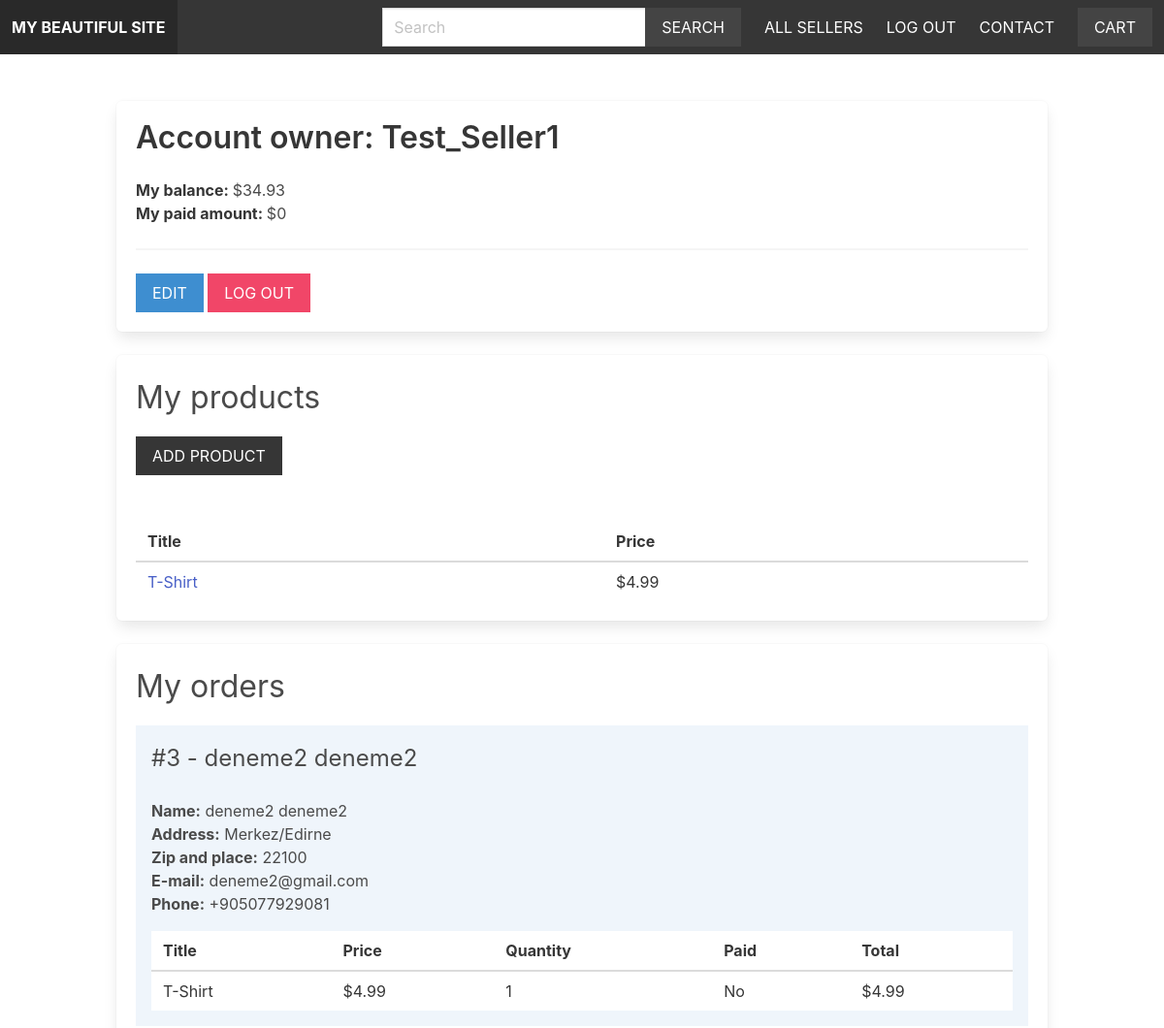
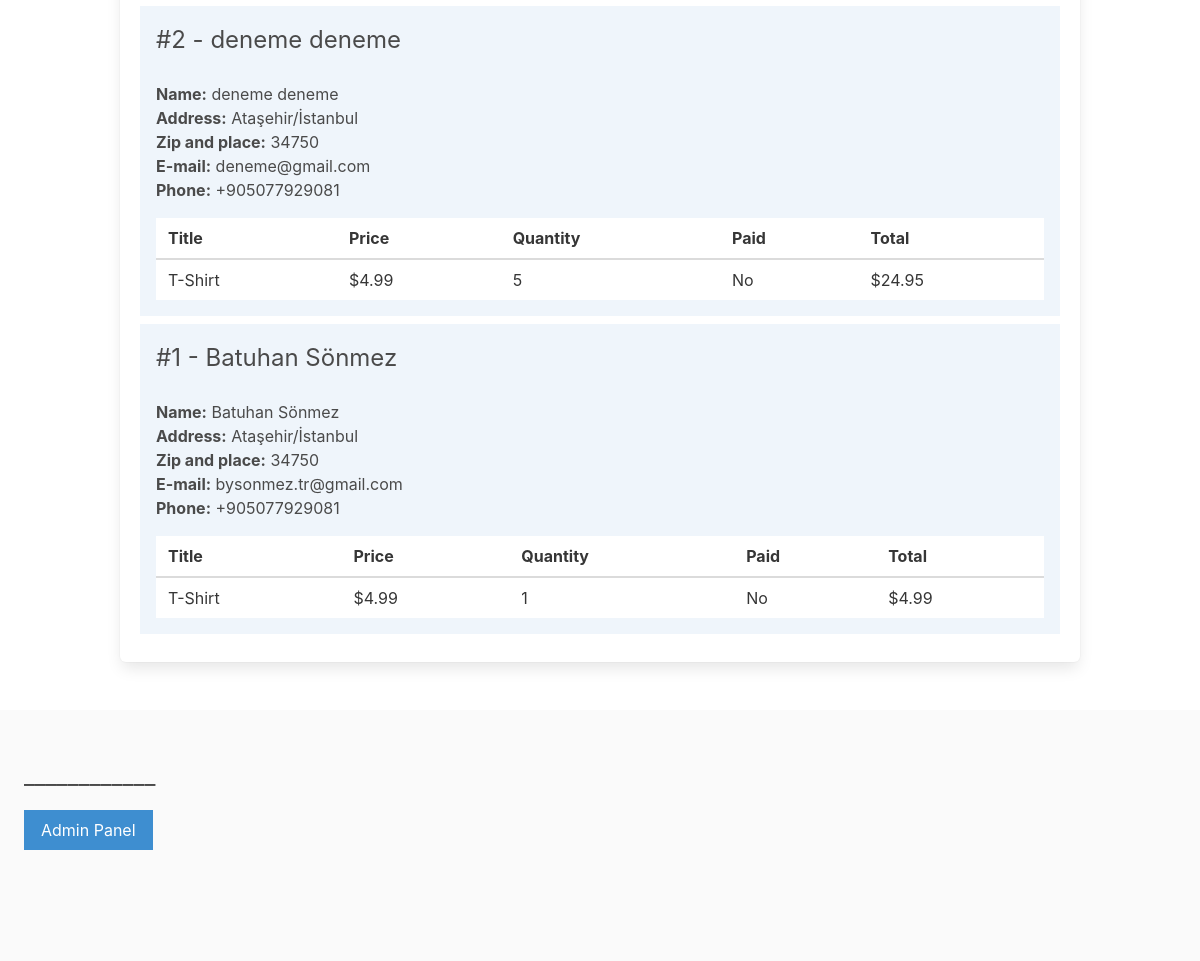
/seller_admin/ (signed in), run on the app's committed database (2 pictures, top to bottom).
### u_online_shop/models.py (models this page shows, shortened)
class Seller(models.Model):
    name = models.CharField(max_length=100)
    created = models.DateTimeField(auto_now_add=True)
    created_by = models.OneToOneField(User, related_name='seller', on_delete=models.CASCADE)
    class Meta:
        ordering = ['name']
    def get_balance(self):
        items = self.items.filter(seller_paid=False, order__sellers__in=[self.id])
        return sum((item.product.price * item.quantity) for item in items)
    def get_paid_amount(self):
        items = self.items.filter(seller_paid=True, order__sellers__in=[self.id])
        return sum((item.product.price * item.quantity) for item in items)

class OrderItem(models.Model):
    order = models.ForeignKey(Order, related_name='items', on_delete=models.CASCADE)
    product = models.ForeignKey(Product, related_name='items', on_delete=models.CASCADE)
    seller = models.ForeignKey(Seller, related_name='items', on_delete=models.CASCADE)
    seller_paid = models.BooleanField(default=False)
    price = models.DecimalField(max_digits=8, decimal_places=2)
    quantity = models.IntegerField(default=1)
    def get_total_price(self):
        return self.price * self.quantity

class Product(models.Model):
    category = models.ForeignKey(Category, related_name='products', on_delete=models.CASCADE)
    seller = models.ForeignKey(Seller, related_name='products', on_delete=models.CASCADE)
    title = models.CharField(max_length=255)
    slug = models.SlugField(max_length=255)
    description = models.TextField(blank=True, null=True)
    price = models.DecimalField(max_digits=6, decimal_places=2)
    date_added = models.DateTimeField(auto_now_add=True)
    class Meta:
        ordering = ['-date_added']

class Order(models.Model):
    first_name = models.CharField(max_length=100)
    last_name = models.CharField(max_length=100)
    email = models.CharField(max_length=100)
    address = models.CharField(max_length=100)
    zipcode = models.CharField(max_length=100)
    phone = models.CharField(max_length=100)
    created_at = models.DateTimeField(auto_now_add=True)
    paid_amount = models.DecimalField(max_digits=8, decimal_places=2)
    sellers = models.ManyToManyField(Seller, related_name='orders')
    class Meta:
        ordering = ['-created_at']

### u_online_shop/views.py (the view)
# urls.py: path('seller_admin/', views.seller_admin, name='seller_admin'),
@login_required
def seller_admin(request):
    seller = Seller.objects.get(created_by=request.user)
    products = seller.products.all()
    orders = seller.orders.all()
    for order in orders:
        order.seller_amount = 0
        order.seller_paid_amount = 0
        order.fully_paid = True
        for item in order.items.all():
            if item.seller == request.user.seller:
                if item.seller_paid:
                    order.seller_paid_amount += item.get_total_price()
                else:
                    order.seller_amount += item.get_total_price()
                    order.fully_paid = False
    return render(request, 'seller_admin.html', {'seller': seller, 'products': products, 'orders': orders})

### u_online_shop/cart.py (called while the page is built)
    def __len__(self):
        return sum(item['quantity'] for item in self.cart.values())

### u_online_shop/context_processors.py (called while the page is built)
def cart(request):
    return {'cart': Cart(request)}

### templates/seller_admin.html (shortened to what this page needs)
{% extends 'base.html' %}
{% block content %}
    <div class="box">
        <h1 class="title">Account owner: {{ seller.name }}</h1>
        <strong>My balance: </strong>${{ seller.get_balance }}<br>
        <strong>My paid amount: </strong>${{ seller.get_paid_amount }}
        <hr>
            <a href="{% url 'edit_seller' %}" class="button is-info is-uppercase">Edit</a>
        <a href="{% url 'logout' %}" class="button is-danger is-uppercase">Log out</a>
    </div>
<div class="box">
        <h2 class="is-size-3 mb-4">My products</h2>
        <a href="{% url 'add_product' %}" class="button is-dark is-uppercase mb-6">Add product</a>
        {% if products %}
            <table class="table is-fullwidth">
                <thead>
                    <tr>
                        <th>Title</th>
                        <th>Price</th>
                    </tr>
                </thead>
                <tbody>
                    {% for product in products %}
                        <tr>
                            <td><a href="{% url 'product' product.category.slug product.slug %}">{{ product.title }}</a></td>
                            <td>${{ product.price }}</td>
                        </tr>
                    {% endfor %}
                </tbody>
            </table>
        {% else %}
            <p>You don't have any products yet...</p>
        {% endif %}
    </div>
    <div class="box">
        <h2 class="is-size-3 mb-4">My orders</h2>
        {% if orders %}
            {% for order in orders %}
                <div class="{% if order.fully_paid %}has-background-success-light{% else %}has-background-info-light{% endif %} mb-2 p-4">
                    <div class="columns is-multiline">
                        <div class="column is-6">
                            <h3 class="is-size-4">#{{ order.id }} - {{ order.first_name }} {{ order.last_name }}</h3>
                        </div>
                        <div class="column is-12">
                            <b>Name:</b> {{ order.first_name }} {{ order.last_name }}<br>
                            <b>Address:</b> {{ order.address }}<br>
                            <b>Zip and place:</b> {{ order.zipcode }} {{ order.place }}<br>
                            <b>E-mail:</b> {{ order.email }}<br>
                            <b>Phone:</b> {{ order.phone }}
                            <table class="table is-fullwidth mt-4">
                                <thead>
                                    <tr>
                                        <th>Title</th>
                                        <th>Price</th>
                                        <th>Quantity</th>
                                        <th>Paid</th>
                                        <th>Total</th>
                                    </tr>
                                </thead>
                                <tbody>
                                    {% for item in order.items.all %}
                                        {% if item.seller == request.user.seller %}
                                            <tr>
                                                <td>{{ item.product.title }}</td>
                                                <td>${{ item.product.price }}</td>
                                                <td>{{ item.quantity }}</td>
                                                <td>{{ item.seller_paid|yesno:"Yes,No" }}</td>
                                                <td>${{ item.get_total_price }}</td>
                                            </tr>
                                        {% endif %}
                                    {% endfor %}
                                </tbody>
                            </table>
                        </div>
                    </div>
                </div>
            {% endfor %}
        {% endif %}
    </div>
{% endblock %}

### templates/base.html (shortened to what this page needs)
{% load static %}
<!DOCTYPE html>
<html lang="en">
    <head>
        <link rel="stylesheet" href="https://cdn.jsdelivr.net/npm/bulma@0.9.1/css/bulma.min.css">
        <link rel="stylesheet" href="{% static 'styles/main.css' %}">
    </head>
    <body>
        <nav class="navbar is-dark">
            <div class="navbar-brand">
                <a href="/" class="navbar-item"><strong>My Beautiful Site</strong></a>
            </div>
            <div class="navbar-menu" id="main-navbar">
                <div class="navbar-end">
                    <div class="navbar-item">
                        <form method="get" action="{% url 'search' %}">
                            <div class="field has-addons">
                                <div class="control">
                                    <input type="text" class="input" placeholder="Search" name="query">
                                </div>
                                <div class="control">
                                    <button class="button is-dark is-uppercase">Search</button>
                                </div>
                            </div>
                        </form>
                    </div>
                    <a href="{% url 'sellers' %}" class="navbar-item">All Sellers</a>
                    {% if request.user.is_authenticated %}
                        <a href="{% url 'logout' %}" class="navbar-item">Log Out</a>
                        <a href="{% url 'contact' %}" class="navbar-item">Contact</a>
                    {% else %}
                        <a href="{% url 'login' %}" class="navbar-item">log in</a>
                        <a href="{% url 'become_seller' %}" class="navbar-item">sign up</a>
                    {% endif %}
                    <div class="navbar-item">
                        <a href="{% url 'cart' %}" class="button is-dark">
                            Cart
                        </a>
                    </div>
                </div>
            </div>
        </nav>
        <section class="section">
            <div class="container">
                {% block content %}
                {% endblock %}
            </div>
        </section>
        <footer class="footer">
            <h3 class="is-size-4 mb-4">____________</h3>
            <a href="/admin" class="button is-info">Admin Panel</a>
        </footer>
    </body>
</html>

### static/styles/main.css (style rules this page uses)
.navbar { text-transform: uppercase; }
.navbar .is-dark { background: #444; }
.footer a { margin-bottom: 15px; display: inline-block; color: #444; }
.input, .button { border-radius: 0; }

### data on the page
Seller: name "Test_Seller1", get_balance "34.93", get_paid_amount "0"
Product: title "T-Shirt", price "4.99"
Order: id "3", first_name "deneme2", last_name "deneme2", address "Merkez/Edirne", zipcode "22100", email "deneme2@gmail.com", phone "+905077929081"
OrderItem: product "T-Shirt", product.price "4.99", quantity "1", seller_paid "No", get_total_price "4.99"
Order: id "2", first_name "deneme", last_name "deneme", address "Ataşehir/İstanbul", zipcode "34750", email "deneme@gmail.com", phone "+905077929081"
OrderItem: product "T-Shirt", product.price "4.99", quantity "5", seller_paid "No", get_total_price "24.95"
Order: id "1", first_name "Batuhan", last_name "Sönmez", address "Ataşehir/İstanbul", zipcode "34750", email "bysonmez.tr@gmail.com", phone "+905077929081"
OrderItem: product "T-Shirt", product.price "4.99", quantity "1", seller_paid "No", get_total_price "4.99"
